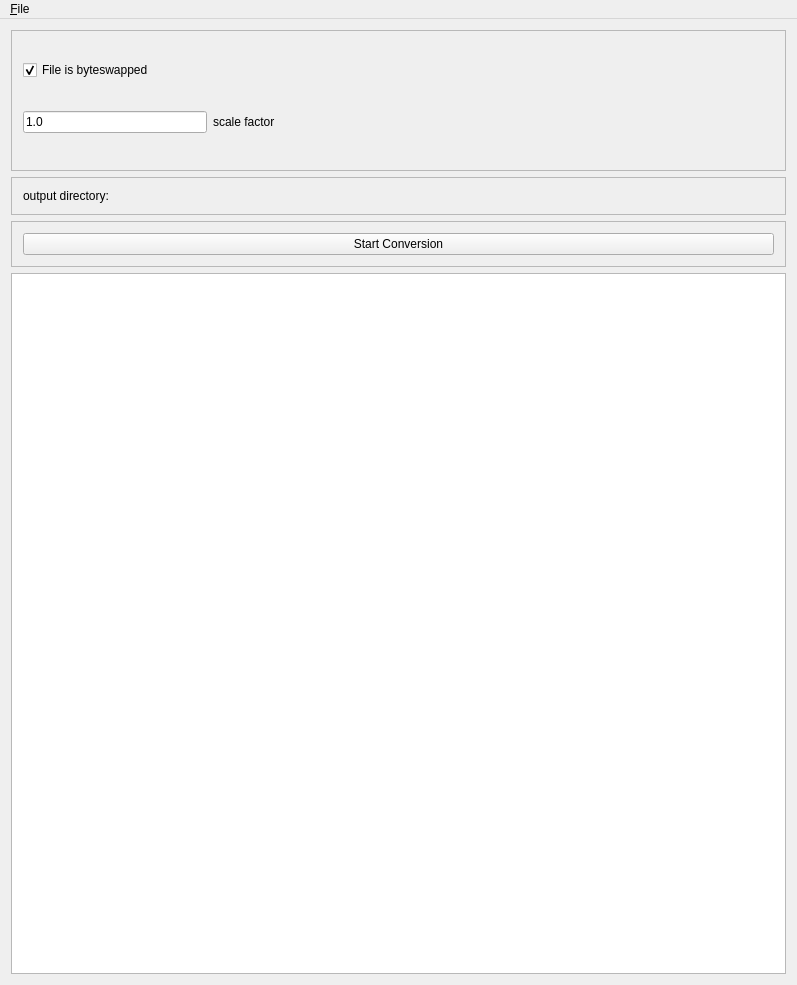
<?xml version="1.0" encoding="UTF-8"?>
<ui version="4.0">
 <comment>Python:from ChangeIndicatedLE import ChangeIndicatedLE</comment>
 <class>Ensight2CoviseGuiBase</class>
 <widget class="QMainWindow" name="Ensight2CoviseGuiBase">
  <property name="geometry">
   <rect>
    <x>0</x>
    <y>0</y>
    <width>797</width>
    <height>985</height>
   </rect>
  </property>
  <property name="sizePolicy">
   <sizepolicy hsizetype="MinimumExpanding" vsizetype="MinimumExpanding">
    <horstretch>0</horstretch>
    <verstretch>0</verstretch>
   </sizepolicy>
  </property>
  <property name="minimumSize">
   <size>
    <width>624</width>
    <height>909</height>
   </size>
  </property>
  <property name="maximumSize">
   <size>
    <width>32767</width>
    <height>32767</height>
   </size>
  </property>
  <property name="windowTitle">
   <string>ensight2covise</string>
  </property>
  <property name="windowIcon">
   <iconset>
    <normaloff>:/viewpointMgr.png</normaloff>:/viewpointMgr.png</iconset>
  </property>
  <widget class="QWidget" name="widget">
   <layout class="QGridLayout" name="gridLayout">
    <item row="1" column="0">
     <widget class="QFrame" name="outputDirFrame">
      <property name="sizePolicy">
       <sizepolicy hsizetype="Preferred" vsizetype="Fixed">
        <horstretch>0</horstretch>
        <verstretch>0</verstretch>
       </sizepolicy>
      </property>
      <property name="frameShape">
       <enum>QFrame::StyledPanel</enum>
      </property>
      <property name="frameShadow">
       <enum>QFrame::Raised</enum>
      </property>
      <layout class="QHBoxLayout" name="horizontalLayout">
       <item>
        <widget class="QLabel" name="outputFileTextLabel">
         <property name="text">
          <string>output directory:</string>
         </property>
         <property name="wordWrap">
          <bool>false</bool>
         </property>
        </widget>
       </item>
       <item>
        <widget class="ChangeIndicatedLE" name="outputDirLineEdit" native="true">
         <property name="sizePolicy">
          <sizepolicy hsizetype="Expanding" vsizetype="Fixed">
           <horstretch>0</horstretch>
           <verstretch>0</verstretch>
          </sizepolicy>
         </property>
         <property name="minimumSize">
          <size>
           <width>30</width>
           <height>0</height>
          </size>
         </property>
        </widget>
       </item>
      </layout>
     </widget>
    </item>
    <item row="2" column="0">
     <widget class="QFrame" name="startConversionFrame">
      <property name="sizePolicy">
       <sizepolicy hsizetype="Preferred" vsizetype="Fixed">
        <horstretch>0</horstretch>
        <verstretch>0</verstretch>
       </sizepolicy>
      </property>
      <property name="frameShape">
       <enum>QFrame::StyledPanel</enum>
      </property>
      <property name="frameShadow">
       <enum>QFrame::Raised</enum>
      </property>
      <layout class="QGridLayout">
       <item row="0" column="0">
        <widget class="QPushButton" name="startConversionPushButton">
         <property name="text">
          <string>Start Conversion</string>
         </property>
        </widget>
       </item>
      </layout>
     </widget>
    </item>
    <item row="3" column="0">
     <widget class="QTextEdit" name="statusText">
      <property name="sizePolicy">
       <sizepolicy hsizetype="Preferred" vsizetype="Preferred">
        <horstretch>0</horstretch>
        <verstretch>0</verstretch>
       </sizepolicy>
      </property>
      <property name="minimumSize">
       <size>
        <width>0</width>
        <height>701</height>
       </size>
      </property>
      <property name="text" stdset="0">
       <string/>
      </property>
     </widget>
    </item>
    <item row="0" column="0">
     <widget class="QFrame" name="settingsFrame">
      <property name="frameShape">
       <enum>QFrame::StyledPanel</enum>
      </property>
      <property name="frameShadow">
       <enum>QFrame::Raised</enum>
      </property>
      <layout class="QGridLayout" name="gridLayout_2">
       <item row="0" column="0" colspan="3">
        <widget class="QCheckBox" name="byteswapped">
         <property name="text">
          <string>File is byteswapped</string>
         </property>
         <property name="checked">
          <bool>true</bool>
         </property>
        </widget>
       </item>
       <item row="1" column="0">
        <widget class="QLineEdit" name="leScale">
         <property name="text">
          <string>1.0</string>
         </property>
        </widget>
       </item>
       <item row="1" column="1">
        <widget class="QLabel" name="label">
         <property name="text">
          <string>scale factor</string>
         </property>
        </widget>
       </item>
       <item row="1" column="2">
        <spacer name="horizontalSpacer_3">
         <property name="orientation">
          <enum>Qt::Horizontal</enum>
         </property>
         <property name="sizeHint" stdset="0">
          <size>
           <width>493</width>
           <height>36</height>
          </size>
         </property>
        </spacer>
       </item>
      </layout>
     </widget>
    </item>
   </layout>
  </widget>
  <widget class="QMenuBar" name="MenuBar">
   <property name="geometry">
    <rect>
     <x>0</x>
     <y>0</y>
     <width>797</width>
     <height>25</height>
    </rect>
   </property>
   <widget class="QMenu" name="fileMenu">
    <property name="title">
     <string>&amp;File</string>
    </property>
    <addaction name="fileOpenAction"/>
    <addaction name="fileExitAction"/>
   </widget>
   <addaction name="fileMenu"/>
  </widget>
  <action name="fileNewAction">
   <property name="icon">
    <iconset>
     <normaloff>../../../../../../.designer/backup/image2</normaloff>../../../../../../.designer/backup/image2</iconset>
   </property>
   <property name="text">
    <string>&amp;New</string>
   </property>
   <property name="iconText">
    <string>New</string>
   </property>
   <property name="shortcut">
    <string>Ctrl+N</string>
   </property>
  </action>
  <action name="fileOpenAction">
   <property name="icon">
    <iconset>
     <normaloff>../../../../../../.designer/backup/image3</normaloff>../../../../../../.designer/backup/image3</iconset>
   </property>
   <property name="text">
    <string>&amp;Open...</string>
   </property>
   <property name="iconText">
    <string>Open</string>
   </property>
   <property name="shortcut">
    <string>Ctrl+O</string>
   </property>
  </action>
  <action name="fileSaveAction">
   <property name="icon">
    <iconset>
     <normaloff>../../../../../../.designer/backup/image4</normaloff>../../../../../../.designer/backup/image4</iconset>
   </property>
   <property name="text">
    <string>&amp;Save</string>
   </property>
   <property name="iconText">
    <string>Save</string>
   </property>
   <property name="shortcut">
    <string>Ctrl+S</string>
   </property>
  </action>
  <action name="fileSaveAsAction">
   <property name="text">
    <string>Save &amp;As...</string>
   </property>
   <property name="iconText">
    <string>Save As</string>
   </property>
   <property name="shortcut">
    <string/>
   </property>
  </action>
  <action name="filePrintAction">
   <property name="icon">
    <iconset>
     <normaloff>../../../../../../.designer/backup/image5</normaloff>../../../../../../.designer/backup/image5</iconset>
   </property>
   <property name="text">
    <string>&amp;Print...</string>
   </property>
   <property name="iconText">
    <string>Print</string>
   </property>
   <property name="shortcut">
    <string>Ctrl+P</string>
   </property>
  </action>
  <action name="fileExitAction">
   <property name="text">
    <string>&amp;Exit...</string>
   </property>
  </action>
 </widget>
 <layoutdefault spacing="6" margin="11"/>
 <customwidgets>
  <customwidget>
   <class>ChangeIndicatedLE</class>
   <extends>QWidget</extends>
   <header location="global">ChangeIndicatedLE</header>
  </customwidget>
 </customwidgets>
 <includes>
  <include location="local">changeindicatedle.h</include>
  <include location="local">changeindicatedle.h</include>
 </includes>
 <resources/>
 <connections>
  <connection>
   <sender>fileOpenAction</sender>
   <signal>triggered()</signal>
   <receiver>Ensight2CoviseGuiBase</receiver>
   <slot>fileOpen()</slot>
   <hints>
    <hint type="sourcelabel">
     <x>-1</x>
     <y>-1</y>
    </hint>
    <hint type="destinationlabel">
     <x>20</x>
     <y>20</y>
    </hint>
   </hints>
  </connection>
  <connection>
   <sender>fileExitAction</sender>
   <signal>triggered()</signal>
   <receiver>Ensight2CoviseGuiBase</receiver>
   <slot>fileExit()</slot>
   <hints>
    <hint type="sourcelabel">
     <x>-1</x>
     <y>-1</y>
    </hint>
    <hint type="destinationlabel">
     <x>20</x>
     <y>20</y>
    </hint>
   </hints>
  </connection>
 </connections>
</ui>
